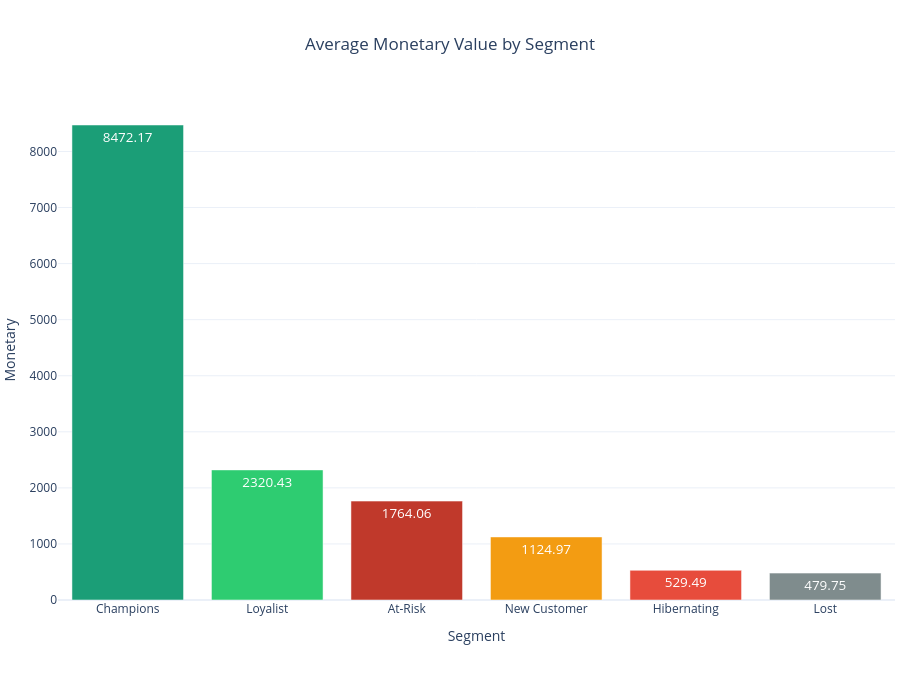

Notebook code cell kept with this figure:
### Markdown cell above
#### Average Monetary Value by Segment using Bar chart

### Code cell
fig = px.bar(
    rfm.groupby('Segment')['Monetary'].mean().sort_values(ascending=False).reset_index(),
    x='Segment',
    y='Monetary',
    title='Average Monetary Value by Segment',
    color='Segment',
    color_discrete_map=color_map,
    text_auto='.2f',
    template='plotly_white'
)

fig.update_traces(
    hovertemplate=None,
    hoverinfo="skip",
    textfont=dict(color="white", size=13.5)
)

fig.update_layout(
    title_x=0.5,
    showlegend=False,
    width=900,
    height=700,
    margin=dict(t=100, l=5, r=5, b=100),
)

fig.show()

### Figure 1 — Plotly figure (JSON) as saved in the notebook; plotly's stock layout.template omitted (floating-point values rounded to 4 significant figures)
{"data": [{"hoverinfo": "skip", "legendgroup": "Champions", "marker": {"color": "#1B9E77", "pattern": {"shape": ""}}, "name": "Champions", "orientation": "v", "showlegend": true, "textfont": {"color": "white", "size": 13.5}, "textposition": "auto", "texttemplate": "%{y:.2f}", "type": "bar", "x": ["Champions"], "xaxis": "x", "y": [8472.0], "yaxis": "y"}, {"hoverinfo": "skip", "legendgroup": "Loyalist", "marker": {"color": "#2ECC71", "pattern": {"shape": ""}}, "name": "Loyalist", "orientation": "v", "showlegend": true, "textfont": {"color": "white", "size": 13.5}, "textposition": "auto", "texttemplate": "%{y:.2f}", "type": "bar", "x": ["Loyalist"], "xaxis": "x", "y": [2320.0], "yaxis": "y"}, {"hoverinfo": "skip", "legendgroup": "At-Risk", "marker": {"color": "#C0392B", "pattern": {"shape": ""}}, "name": "At-Risk", "orientation": "v", "showlegend": true, "textfont": {"color": "white", "size": 13.5}, "textposition": "auto", "texttemplate": "%{y:.2f}", "type": "bar", "x": ["At-Risk"], "xaxis": "x", "y": [1764.0], "yaxis": "y"}, {"hoverinfo": "skip", "legendgroup": "New Customer", "marker": {"color": "#F39C12", "pattern": {"shape": ""}}, "name": "New Customer", "orientation": "v", "showlegend": true, "textfont": {"color": "white", "size": 13.5}, "textposition": "auto", "texttemplate": "%{y:.2f}", "type": "bar", "x": ["New Customer"], "xaxis": "x", "y": [1125.0], "yaxis": "y"}, {"hoverinfo": "skip", "legendgroup": "Hibernating", "marker": {"color": "#E74C3C", "pattern": {"shape": ""}}, "name": "Hibernating", "orientation": "v", "showlegend": true, "textfont": {"color": "white", "size": 13.5}, "textposition": "auto", "texttemplate": "%{y:.2f}", "type": "bar", "x": ["Hibernating"], "xaxis": "x", "y": [529.5], "yaxis": "y"}, {"hoverinfo": "skip", "legendgroup": "Lost", "marker": {"color": "#7F8C8D", "pattern": {"shape": ""}}, "name": "Lost", "orientation": "v", "showlegend": true, "textfont": {"color": "white", "size": 13.5}, "textposition": "auto", "texttemplate": "%{y:.2f}", "type": "bar", "x": ["Lost"], "xaxis": "x", "y": [479.7], "yaxis": "y"}], "layout": {"barmode": "relative", "height": 700, "legend": {"title": {"text": "Segment"}, "tracegroupgap": 0}, "margin": {"b": 100, "l": 5, "r": 5, "t": 100}, "showlegend": false, "title": {"text": "Average Monetary Value by Segment", "x": 0.5}, "width": 900, "xaxis": {"anchor": "y", "categoryarray": ["Champions", "Loyalist", "At-Risk", "New Customer", "Hibernating", "Lost"], "categoryorder": "array", "domain": [0, 1], "title": {"text": "Segment"}}, "yaxis": {"anchor": "x", "domain": [0, 1], "title": {"text": "Monetary"}}}}
